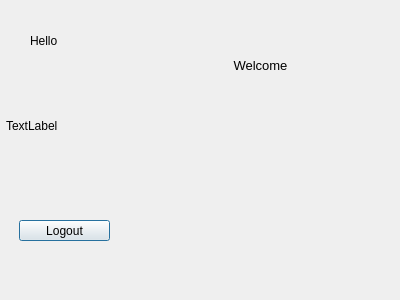
<?xml version="1.0" encoding="UTF-8"?>
<ui version="4.0">
 <class>WelcomeWindow</class>
 <widget class="QDialog" name="WelcomeWindow">
  <property name="geometry">
   <rect>
    <x>0</x>
    <y>0</y>
    <width>400</width>
    <height>300</height>
   </rect>
  </property>
  <property name="windowTitle">
   <string>Dialog</string>
  </property>
  <widget class="QLabel" name="label_hello">
   <property name="geometry">
    <rect>
     <x>30</x>
     <y>30</y>
     <width>131</width>
     <height>21</height>
    </rect>
   </property>
   <property name="text">
    <string>Hello</string>
   </property>
  </widget>
  <widget class="QLabel" name="label_img">
   <property name="geometry">
    <rect>
     <x>6</x>
     <y>60</y>
     <width>391</width>
     <height>131</height>
    </rect>
   </property>
   <property name="text">
    <string>TextLabel</string>
   </property>
  </widget>
  <widget class="QLabel" name="label_welcome">
   <property name="geometry">
    <rect>
     <x>150</x>
     <y>20</y>
     <width>221</width>
     <height>91</height>
    </rect>
   </property>
   <property name="text">
    <string>&lt;html&gt;&lt;head/&gt;&lt;body&gt;&lt;p align=&quot;center&quot;&gt;&lt;span style=&quot; font-size:10pt;&quot;&gt;Welcome&lt;/span&gt;&lt;/p&gt;&lt;/body&gt;&lt;/html&gt;</string>
   </property>
  </widget>
  <widget class="QPushButton" name="pushButton">
   <property name="geometry">
    <rect>
     <x>19</x>
     <y>220</y>
     <width>91</width>
     <height>21</height>
    </rect>
   </property>
   <property name="text">
    <string>Logout</string>
   </property>
  </widget>
 </widget>
 <resources/>
 <connections/>
</ui>
